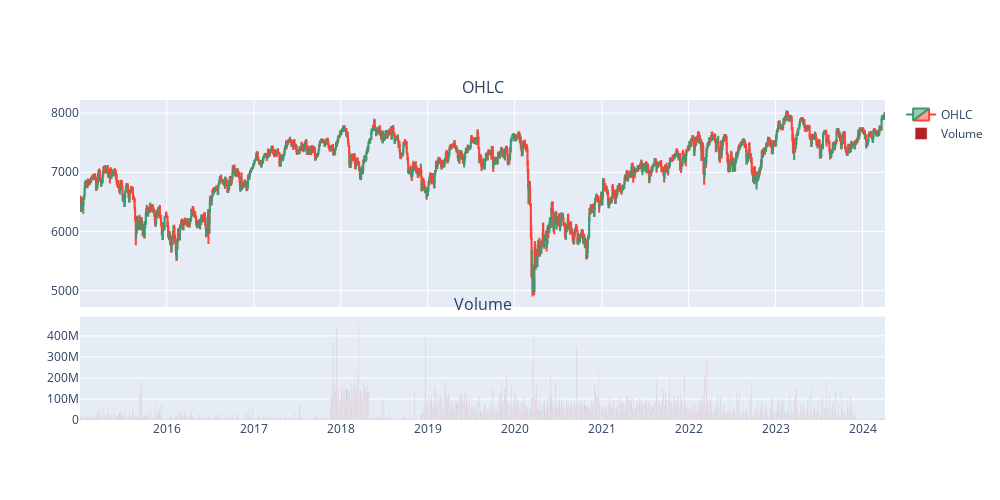

The code cell stored with this chart in its notebook:
### Code cell
fig = make_subplots(rows=2, cols=1, shared_xaxes=True, 
               vertical_spacing=0.03, subplot_titles=('OHLC', 'Volume'), 
               row_width=[0.5, 1])

fig.add_trace(go.Candlestick(x=prices.index, open=prices["OPEN_PRC"], high=prices["HIGH_1"],
                low=prices["LOW_1"], close=prices["TRDPRC_1"], name="OHLC"), 
                row=1, col=1
)

fig.add_trace(go.Bar(x=prices.index, y=prices["TRDVOL_1"], name = 'Volume', 
                     marker_color = 'firebrick'), 
                     row=2, col=1)

fig.update(layout_xaxis_rangeslider_visible=False)
fig.update_layout(width=1000, height=500)

fig.show()

### Figure 1 — Plotly figure (JSON) as saved in the notebook; plotly's stock layout.template omitted (floating-point values rounded to 4 significant figures; data arrays with more than 128 entries replaced by an {"elided": "..."} marker saying what was removed)
{"data": [{"close": {"elided": "2338 float values"}, "high": {"elided": "2338 float values"}, "low": {"elided": "2338 float values"}, "name": "OHLC", "open": {"elided": "2338 float values"}, "type": "candlestick", "x": {"elided": "2338 str values"}, "xaxis": "x", "yaxis": "y"}, {"marker": {"color": "firebrick"}, "name": "Volume", "type": "bar", "x": {"elided": "2338 str values"}, "xaxis": "x2", "y": {"elided": "2338 int values"}, "yaxis": "y2"}], "layout": {"annotations": [{"font": {"size": 16}, "showarrow": false, "text": "OHLC", "x": 0.5, "xanchor": "center", "xref": "paper", "y": 1.0, "yanchor": "bottom", "yref": "paper"}, {"font": {"size": 16}, "showarrow": false, "text": "Volume", "x": 0.5, "xanchor": "center", "xref": "paper", "y": 0.3233, "yanchor": "bottom", "yref": "paper"}], "height": 500, "width": 1000, "xaxis": {"anchor": "y", "domain": [0, 1], "matches": "x2", "rangeslider": {"visible": false}, "showticklabels": false}, "xaxis2": {"anchor": "y2", "domain": [0, 1]}, "yaxis": {"anchor": "x", "domain": [0.3533, 1.0]}, "yaxis2": {"anchor": "x2", "domain": [0, 0.3233]}}}
